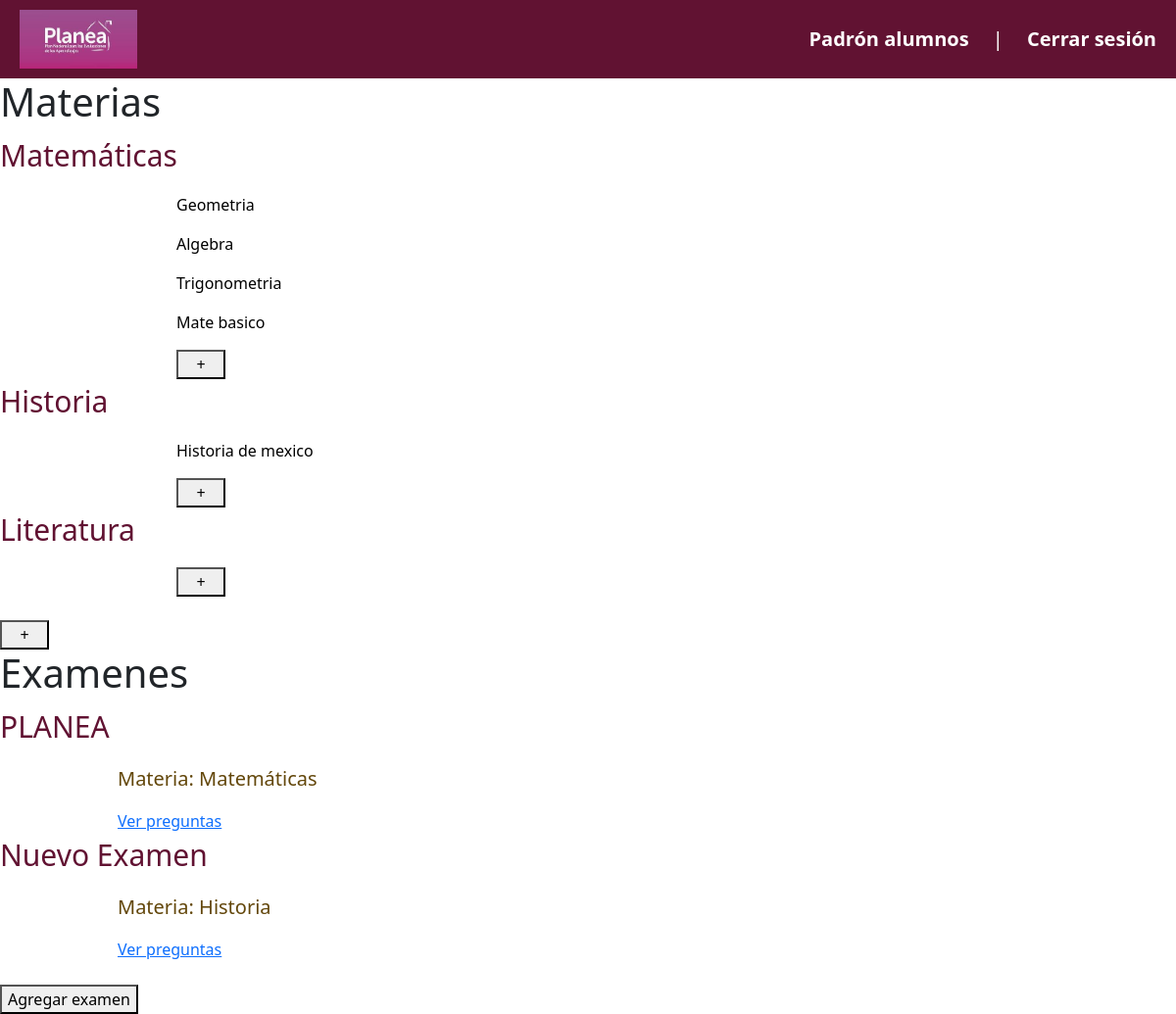
Page / (signed in) on the earlier database version.
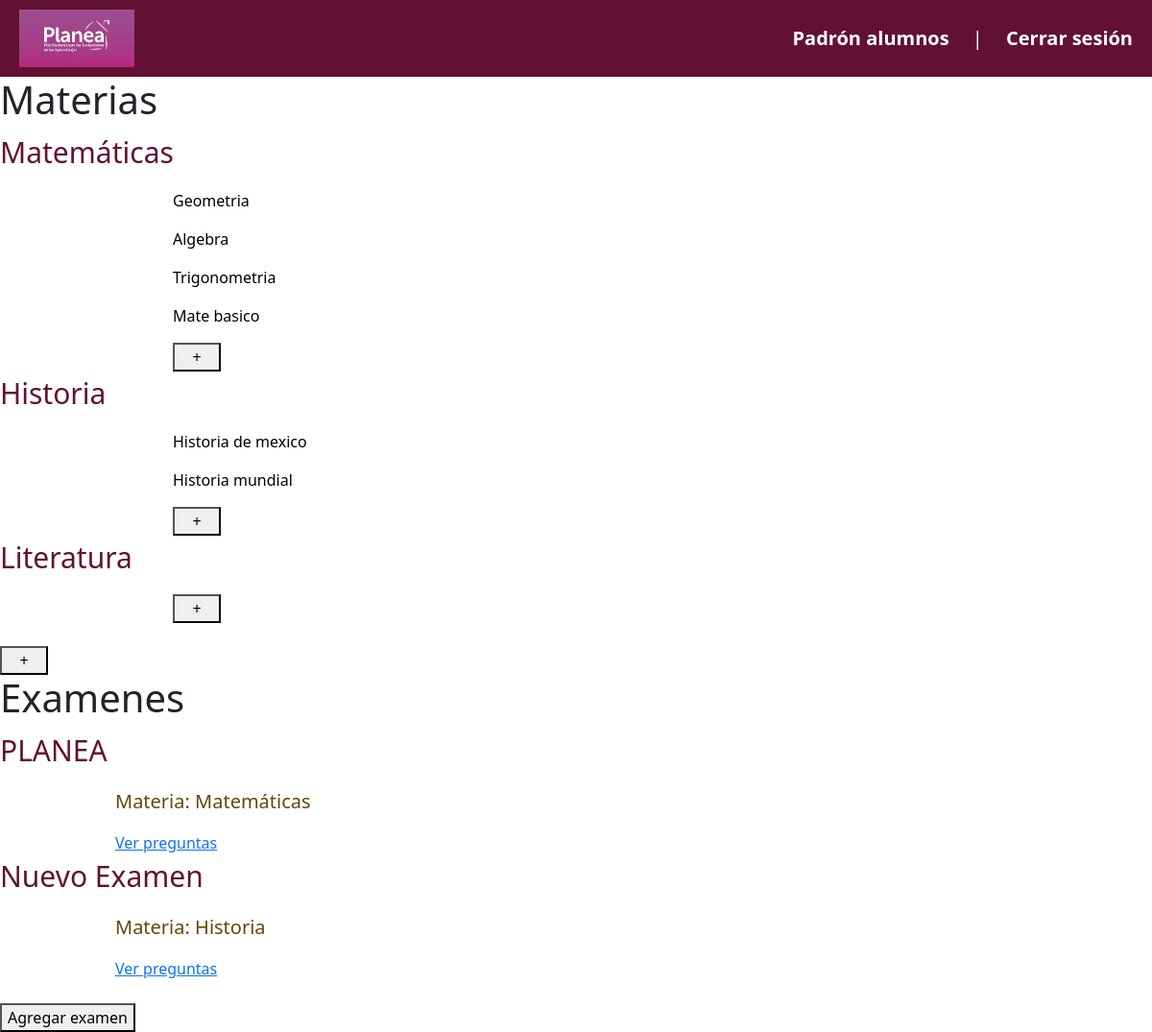
Same page on the later database version.
### pagina_web/models.py (models this page shows)
class materia(models.Model):
    nombre = models.CharField(max_length=30)

class rama(models.Model):
    nombre = models.CharField(max_length=30)
    idMateria = models.ForeignKey(materia, on_delete=models.CASCADE)

class examen(models.Model):
    nombre = models.CharField(max_length=100)
    idMateria = models.ForeignKey(materia, on_delete=models.CASCADE, default=1)

### pagina_web/views.py (the view)
# urls.py: path('', Inicio.as_view(), name='inicio'),
class Inicio(View):
    @method_decorator(staff_member_required(login_url='login'), name='dispatch')
    def get(self, request):
        ramas_prefetch = Prefetch('rama_set', queryset=rama.objects.all(), to_attr='ramas')
        materias = materia.objects.prefetch_related(ramas_prefetch).all()
        examenes = examen.objects.all().order_by("id")
        return render(request, 'inicio.html', {'materias': materias, "examenes":examenes})

### pagina_web/templates/inicio.html (shortened to what this page needs)
{% extends 'layouts/nav_inicio.html' %}
{% load static %}
{% block content %}
<link rel="stylesheet" type="text/css" href="{% static 'css/inicio.css' %}">
<div class="materias">
    <h1>Materias</h1>
    {% if materias %}
        {% for materia in materias %}
            <p style="font-size: 30px; color:#611232;">{{ materia.nombre }}</p>
            <div style="margin-left: 15%;">
                {% for rama in materia.ramas %}
                            <p style="font-size: 16px; color:black;">{{ rama.nombre }}</p>
                {% endfor %}
                <button class="agregar_rama" style="width: 50px;" data-materia-id="{{ materia.id }}">+</button>
            </div>
        {% endfor %}
    {% endif %}
    <br>
    <button id="agregar_materia" style="width: 50px;">+</button>
</div>
<div class="examenes">
    <h1>Examenes</h1>
    {% if examenes %}
        {% for examen in examenes %}
            <p style="font-size: 30px; color:#611232;">{{examen.nombre}}</p>
            <div style="margin-left: 10%;">
                <p style="font-size: 20px; color:#63470b;">Materia: {{examen.idMateria.nombre}}</p>
                <a href="examen/{{examen.id}}">Ver preguntas</a>
            </div>
        {% endfor %}
    {% endif %}
    <br>
    <button id="abrirDialog" class="boton_amarillo">Agregar examen</button>
</div>
{% endblock %}

Differences in the rows shown:
added rama: nombre "Historia mundial", shown under materia "Historia"
